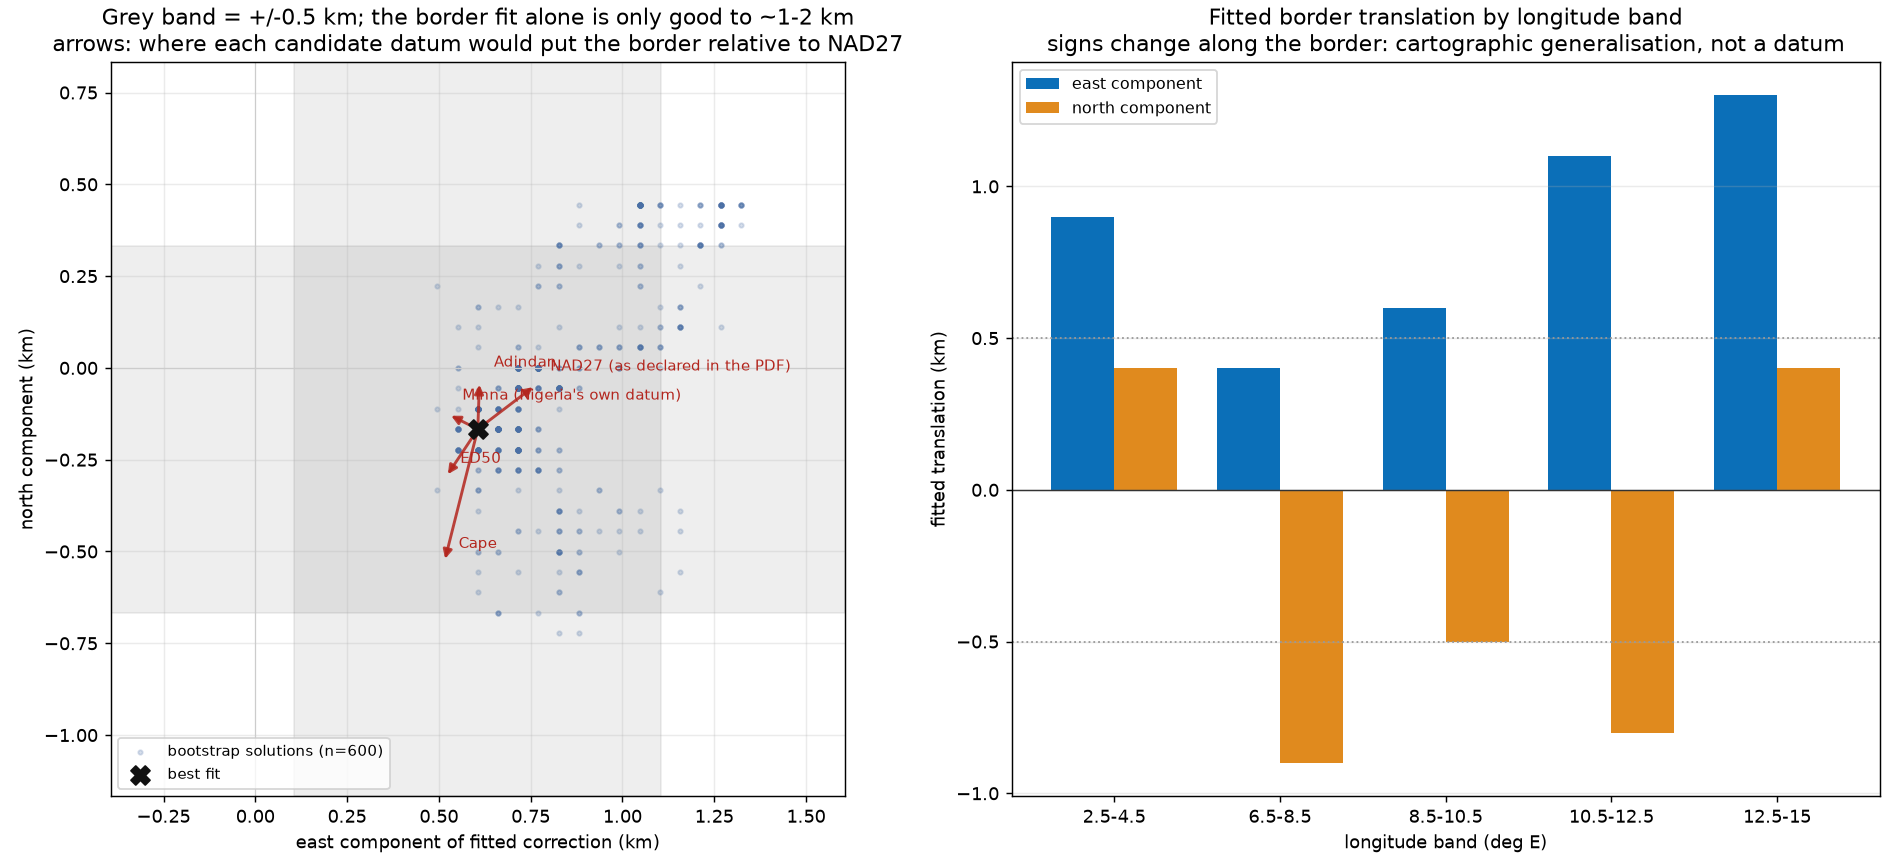

Source code (Python):
#!/usr/bin/env python3
"""Can either PDF's datum be confirmed from the map itself? Measure the detection limit.

The 2023 sheet's international boundary is vector artwork, so its page position is exact.
Whatever lat/lon frame those page positions imply can therefore be tested against reference
geometry. The question asked here is narrower and answerable: is the map precise enough to
tell the candidate datums apart at all? Candidate datum shifts across Nigeria are 100-360 m;
the control noise of a 1:2,000,000 sheet is of order 1 km.

Outputs: Datum_Confirmability.png, Datum_Confirmability.json
"""
import json, math
from pathlib import Path
import numpy as np, pymupdf
from shapely.geometry import shape, box
from shapely.ops import unary_union
from shapely import distance as sdist, points as spts
import matplotlib; matplotlib.use("Agg")
import matplotlib.pyplot as plt
from scipy.spatial import cKDTree
from scipy.ndimage import distance_transform_edt, map_coordinates

P = Path(__file__).resolve().parent
OUT = {}
KM_LAT = 111.2
def km_lon(lat): return 111.2 * math.cos(math.radians(lat))

# ---- reference boundary, densely sampled (~450 m) ------------------------------
outline = unary_union([shape(f["geometry"]) for f in
                       json.load(open(P / "Nigeria_Natural_Earth_outline.geojson"))["features"]]).boundary
ref = np.array([[p.x, p.y] for p in (outline.interpolate(d) for d in
                                     np.arange(0, outline.length, 0.004))])
kdt = cKDTree(ref)

# ---- the 2023 sheet's own vector border ---------------------------------------
page = pymupdf.open(P / "Mineral_Resources_Map_of_Nigeria_2023.pdf")[0]
verts = []
for d in page.get_drawings():
    c = d.get("color")
    if c and abs(c[0] - 0.902) < .02 and c[1] < .05:
        for it in d["items"]:
            if it[0] == "l": verts += [(it[1].x, it[1].y), (it[2].x, it[2].y)]
            elif it[0] == "c": verts += [(it[k].x, it[k].y) for k in (1, 2, 3, 4)]
V = np.unique(np.round(np.array(verts), 2), axis=0)

def embedded(x, y):
    return (2.47619 + (x - 74.23969) * 12.54519 / 1976.9518,
            14.04668 - (y - 358.7239) * 10.20997 / 1608.9773)

lon, lat = embedded(V[:, 0], V[:, 1])
base = np.c_[lon, lat]
base = base[(base[:, 0] > 2.3) & (base[:, 0] < 15) & (base[:, 1] > 3.9) & (base[:, 1] < 14.2)]
if len(base) > 3000:
    base = base[np.linspace(0, len(base) - 1, 3000).astype(int)]

# ---- distance matrix for a grid of translations, computed once ----------------
def grid(step, half):
    g = np.arange(-half, half + step / 2, step)
    X, Y = np.meshgrid(g, g)
    return np.c_[X.ravel(), Y.ravel()]

def dmat(step, half):
    T = grid(step, half)
    d, _ = kdt.query(base[None, :, :] - T[:, None, :], workers=-1)
    return T, d * KM_LAT          # km

T1, D1 = dmat(0.004, 0.05)        # coarse, +-5.5 km
i = int(np.argmin(np.median(D1, axis=1)))
c = T1[i]
T2 = grid(0.0005, 0.006) + c      # fine, +-0.7 km
d, _ = kdt.query(base[None, :, :] - T2[:, None, :], workers=-1)
D2 = d * KM_LAT
j = int(np.argmin(np.median(D2, axis=1)))
T, Dm = T2[j], D2
zero1 = int(np.argmin((T1 ** 2).sum(axis=1)))
zero2 = int(np.argmin((T2 ** 2).sum(axis=1)))
OUT["border_2023"] = {
    "vertices_used": int(len(base)),
    "median_km_embedded_frame": round(float(np.median(Dm[zero2])), 2),
    "p90_km": round(float(np.percentile(Dm[zero2], 90)), 2),
    "best_translation_east_north_km": [round(float(T[0] * km_lon(7.8)), 1), round(float(T[1] * KM_LAT), 1)],
    "median_km_after_translation": round(float(np.median(Dm[j])), 2)}

# ---- bootstrap: how well is that translation even determined? -----------------
rng = np.random.default_rng(7)
boot = []
for _ in range(600):
    s = rng.integers(0, len(base), len(base))
    boot.append(T2[int(np.argmin(np.median(Dm[:, s], axis=1)))])
boot = np.array(boot)
bx, by = boot[:, 0] * km_lon(7.8), boot[:, 1] * KM_LAT
OUT["translation_uncertainty_95pct_km"] = {
    "east": round(float(np.percentile(np.abs(bx - np.median(bx)), 95)), 2),
    "north": round(float(np.percentile(np.abs(by - np.median(by)), 95)), 2)}

# ---- candidate datum shifts at Lokoja, from the PROJ/EPSG registry ------------
cands = {"NAD27 (as declared in the PDF)": (158.1, 120.3), "Minna (Nigeria's own datum)": (-81.5, 41.0),
         "Adindan": (4.6, 131.0), "ED50": (-87.1, -131.1), "Cape": (-91.3, -362.9)}
OUT["candidate_datum_shifts_km_at_Lokoja"] = {k: [v[0] / 1000, v[1] / 1000] for k, v in cands.items()}
vals = list(cands.values())
OUT["closest_two_candidate_datums_km_apart"] = round(min(
    math.dist(a, b) for a in vals for b in vals if a != b) / 1000, 2)

# ---- per 2-degree band: is the residual structured like a datum shift? -------
per = []
for lo, hi in [(2.5, 4.5), (4.5, 6.5), (6.5, 8.5), (8.5, 10.5), (10.5, 12.5), (12.5, 15)]:
    m = (base[:, 0] >= lo) & (base[:, 0] < hi)
    if m.sum() < 80: per.append({"band": [lo, hi], "n": int(m.sum()), "east_km": None, "north_km": None}); continue
    k = int(np.argmin(np.median(Dm[:, m], axis=1)))
    per.append({"band": [lo, hi], "n": int(m.sum()),
                "east_km": round(float(T2[k, 0] * km_lon(base[m, 1].mean())), 1),
                "north_km": round(float(T2[k, 1] * KM_LAT), 1)})
OUT["per_band_translation_km"] = per

# ---- 2011 sheet: same question on its coastline ------------------------------
gpage = pymupdf.open(P / "Geological_Map_of_Nigeria.pdf")[0]
clip = pymupdf.Rect(80, 90, 2050, 1693)
pix = gpage.get_pixmap(clip=clip, alpha=False)
a = np.frombuffer(pix.samples, np.uint8).reshape(pix.height, pix.width, 3).astype(np.int16)
sea = (abs(a[:, :, 0] - 151) <= 8) & (abs(a[:, :, 1] - 218) <= 9) & (abs(a[:, :, 2] - 242) <= 8)
Dg = distance_transform_edt(~sea)
coast = outline.intersection(box(2.5, 3.5, 9.5, 6.3))
cp = np.array([[q.x, q.y] for q in (coast.interpolate(t) for t in np.arange(0, coast.length, 0.01))])
def gdist(dx, dy):
    x = cp[:, 0] * 157.593 - 276.36 + dx * 157.593
    y = 2281.63 - cp[:, 1] * 157.586 - dy * 157.586
    return map_coordinates(Dg, [y - clip.y0, x - clip.x0], order=1, mode="constant", cval=400) * 0.7
GT = grid(0.002, 0.05)
GZ = np.array([np.median(gdist(dx, dy)) for dx, dy in GT])
k = int(np.argmin(GZ))
OUT["coastline_2011"] = {"samples": int(len(cp)), "median_km": round(float(np.median(gdist(0, 0))), 2),
                         "best_translation_east_north_km": [round(float(GT[k, 0] * km_lon(5)), 1),
                                                            round(float(GT[k, 1] * KM_LAT), 1)],
                         "median_km_after": round(float(GZ[k]), 2)}

# ---- figure ------------------------------------------------------------------
fig, (ax, ax2) = plt.subplots(1, 2, figsize=(14.5, 6.6), constrained_layout=True)
ax.scatter(bx, by, s=6, alpha=.22, color="#4a6fa5", label=f"bootstrap solutions (n={len(boot)})")
ax.scatter([T[0] * km_lon(7.8)], [T[1] * KM_LAT], s=110, marker="X", color="#111",
           label="best fit", zorder=6)
ax.axhline(0, color="#ccc", lw=.6); ax.axvline(0, color="#ccc", lw=.6)
fx, fy = T[0] * km_lon(7.8), T[1] * KM_LAT
ax.axvspan(fx - 0.5, fx + 0.5, color="#111", alpha=.07, zorder=0)
ax.axhspan(fy - 0.5, fy + 0.5, color="#111", alpha=.07, zorder=0)
for k2, (de, dn) in cands.items():
    ax.annotate("", xy=(fx + de / 1000, fy + dn / 1000), xytext=(fx, fy),
                arrowprops=dict(arrowstyle="-|>", lw=1.6, color="#b3261e", alpha=.85))
    ax.annotate(k2, (fx + de / 1000, fy + dn / 1000), xytext=(8, 8), textcoords="offset points",
                fontsize=8.5, color="#b3261e")
ax.set_title("Grey band = +/-0.5 km; the border fit alone is only good to ~1-2 km\n"
             "arrows: where each candidate datum would put the border relative to NAD27")
ax.set(xlabel="east component of fitted correction (km)", ylabel="north component (km)",
       xlim=(fx - 1.0, fx + 1.0), ylim=(fy - 1.0, fy + 1.0))
ax.legend(fontsize=8.5, loc="lower left"); ax.grid(alpha=.25); ax.set_aspect("equal")

bands = [r for r in per if r["east_km"] is not None]
x = np.arange(len(bands)); w = 0.38
ax2.bar(x - w / 2, [r["east_km"] for r in bands], w, color="#0b6fb8", label="east component")
ax2.bar(x + w / 2, [r["north_km"] for r in bands], w, color="#e08a1e", label="north component")
ax2.axhline(0, color="#333", lw=.8)
for sgn in (-1, 1):
    ax2.axhline(sgn * OUT["translation_uncertainty_95pct_km"]["east"], color="#999", ls=":", lw=1)
ax2.set_xticks(x); ax2.set_xticklabels([f'{r["band"][0]}-{r["band"][1]}' for r in bands])
ax2.set(xlabel="longitude band (deg E)", ylabel="fitted translation (km)",
        title="Fitted border translation by longitude band\nsigns change along the border: cartographic generalisation, not a datum")
ax2.legend(fontsize=9); ax2.grid(alpha=.25, axis="y")
fig.savefig(P / "Datum_Confirmability.png", dpi=130)

json.dump(OUT, open(P / "Datum_Confirmability.json", "w"), indent=2)
print(json.dumps(OUT, indent=2))
